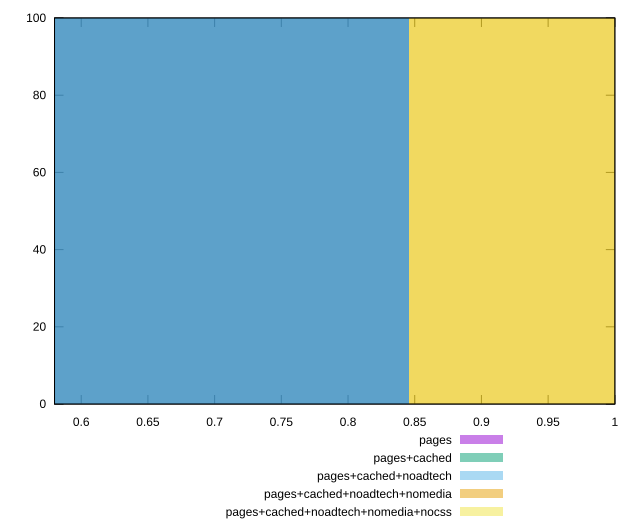

This figure's gnuplot source:
reset

$pages <<EOF
0.6768455691879578 100
EOF

$pagesCached <<EOF
0.6768455691879578 100
EOF

$pagesCachedNoadtech <<EOF
0.6768455691879578 100
EOF

$pagesCachedNoadtechNomedia <<EOF
1.0152683537819367 100
EOF

$pagesCachedNoadtechNomediaNocss <<EOF
1.0152683537819367 100
EOF

set key outside below
set boxwidth 0.3384227845939789
set xrange [0.58:1]
set yrange [0:100]
set trange [0:100]
set style fill transparent solid 0.5 noborder
set terminal svg size 640, 530 enhanced background rgb 'white'
set output "report_0_00242021-02-20T12:25:28.543Z/uses-webp-images/comparison/histogram/all_score.svg"

plot $pages title "pages" with boxes, \
     $pagesCached title "pages+cached" with boxes, \
     $pagesCachedNoadtech title "pages+cached+noadtech" with boxes, \
     $pagesCachedNoadtechNomedia title "pages+cached+noadtech+nomedia" with boxes, \
     $pagesCachedNoadtechNomediaNocss title "pages+cached+noadtech+nomedia+nocss" with boxes

reset
